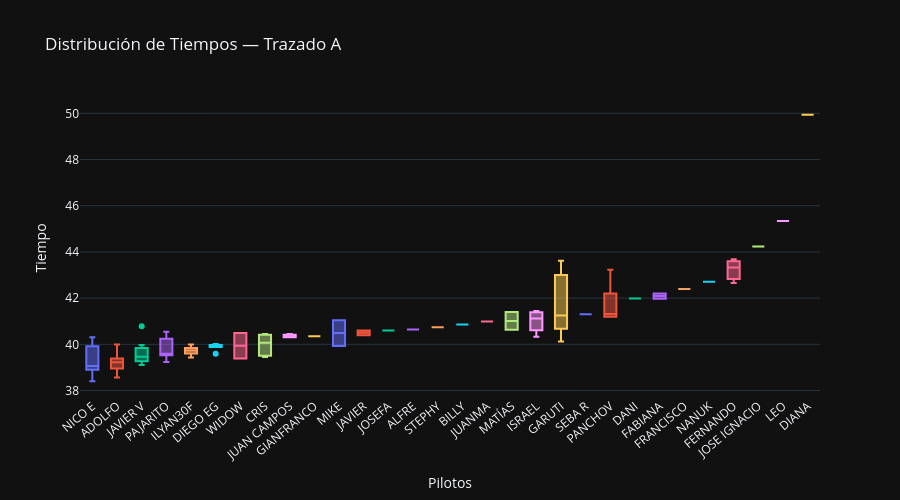

This figure's notebook cell:
### Code cell
order_by_median = (
    df_long[df_long['Trazado'] == 'A']
    .groupby('Pilotos')['Tiempo'].median()
    .sort_values().index.tolist()
)

fig3 = px.box(
    df_long[df_long['Trazado'] == 'A'],
    x='Pilotos', y='Tiempo',
    category_orders={'Pilotos': order_by_median},
    color='Pilotos',
    title='Distribución de Tiempos — Trazado A',
    points='outliers'
)
fig3.update_layout(showlegend=False, xaxis_tickangle=-40, height=500)
fig3.show()

### Figure 1 — Plotly figure (JSON) as saved in the notebook; plotly's stock layout.template omitted (floating-point values rounded to 4 significant figures)
{"data": [{"alignmentgroup": "True", "boxpoints": "outliers", "hovertemplate": "Pilotos=%{x}<br>Tiempo=%{y}<extra></extra>", "legendgroup": "NICO E", "marker": {"color": "#636efa"}, "name": "NICO E", "notched": false, "offsetgroup": "NICO E", "orientation": "v", "showlegend": true, "type": "box", "x": ["NICO E", "NICO E", "NICO E", "NICO E", "NICO E", "NICO E", "NICO E", "NICO E"], "x0": " ", "xaxis": "x", "y": [39.14, 39.53, 40.3, 40.31, 38.98, 39.0, 38.4, 38.82], "y0": " ", "yaxis": "y"}, {"alignmentgroup": "True", "boxpoints": "outliers", "hovertemplate": "Pilotos=%{x}<br>Tiempo=%{y}<extra></extra>", "legendgroup": "ADOLFO", "marker": {"color": "#EF553B"}, "name": "ADOLFO", "notched": false, "offsetgroup": "ADOLFO", "orientation": "v", "showlegend": true, "type": "box", "x": ["ADOLFO", "ADOLFO", "ADOLFO", "ADOLFO", "ADOLFO", "ADOLFO", "ADOLFO", "ADOLFO", "ADOLFO", "ADOLFO"], "x0": " ", "xaxis": "x", "y": [38.84, 39.32, 39.39, 39.99, 39.13, 39.11, 39.65, 39.33, 38.56, 38.95], "y0": " ", "yaxis": "y"}, {"alignmentgroup": "True", "boxpoints": "outliers", "hovertemplate": "Pilotos=%{x}<br>Tiempo=%{y}<extra></extra>", "legendgroup": "JAVIER V", "marker": {"color": "#00cc96"}, "name": "JAVIER V", "notched": false, "offsetgroup": "JAVIER V", "orientation": "v", "showlegend": true, "type": "box", "x": ["JAVIER V", "JAVIER V", "JAVIER V", "JAVIER V", "JAVIER V", "JAVIER V", "JAVIER V", "JAVIER V"], "x0": " ", "xaxis": "x", "y": [39.49, 39.7, 39.34, 39.11, 39.43, 39.19, 39.97, 40.79], "y0": " ", "yaxis": "y"}, {"alignmentgroup": "True", "boxpoints": "outliers", "hovertemplate": "Pilotos=%{x}<br>Tiempo=%{y}<extra></extra>", "legendgroup": "PAJARITO", "marker": {"color": "#ab63fa"}, "name": "PAJARITO", "notched": false, "offsetgroup": "PAJARITO", "orientation": "v", "showlegend": true, "type": "box", "x": ["PAJARITO", "PAJARITO", "PAJARITO", "PAJARITO", "PAJARITO", "PAJARITO", "PAJARITO", "PAJARITO"], "x0": " ", "xaxis": "x", "y": [39.52, 39.23, 40.24, 39.6, 39.58, 39.53, 40.55, 40.24], "y0": " ", "yaxis": "y"}, {"alignmentgroup": "True", "boxpoints": "outliers", "hovertemplate": "Pilotos=%{x}<br>Tiempo=%{y}<extra></extra>", "legendgroup": "ILYAN30F", "marker": {"color": "#FFA15A"}, "name": "ILYAN30F", "notched": false, "offsetgroup": "ILYAN30F", "orientation": "v", "showlegend": true, "type": "box", "x": ["ILYAN30F", "ILYAN30F", "ILYAN30F", "ILYAN30F", "ILYAN30F", "ILYAN30F"], "x0": " ", "xaxis": "x", "y": [39.43, 39.84, 39.7, 39.77, 39.99, 39.6], "y0": " ", "yaxis": "y"}, {"alignmentgroup": "True", "boxpoints": "outliers", "hovertemplate": "Pilotos=%{x}<br>Tiempo=%{y}<extra></extra>", "legendgroup": "DIEGO EG", "marker": {"color": "#19d3f3"}, "name": "DIEGO EG", "notched": false, "offsetgroup": "DIEGO EG", "orientation": "v", "showlegend": true, "type": "box", "x": ["DIEGO EG", "DIEGO EG", "DIEGO EG", "DIEGO EG", "DIEGO EG", "DIEGO EG"], "x0": " ", "xaxis": "x", "y": [39.93, 39.92, 39.59, 39.97, 40.02, 39.89], "y0": " ", "yaxis": "y"}, {"alignmentgroup": "True", "boxpoints": "outliers", "hovertemplate": "Pilotos=%{x}<br>Tiempo=%{y}<extra></extra>", "legendgroup": "WIDOW", "marker": {"color": "#FF6692"}, "name": "WIDOW", "notched": false, "offsetgroup": "WIDOW", "orientation": "v", "showlegend": true, "type": "box", "x": ["WIDOW", "WIDOW"], "x0": " ", "xaxis": "x", "y": [40.49, 39.39], "y0": " ", "yaxis": "y"}, {"alignmentgroup": "True", "boxpoints": "outliers", "hovertemplate": "Pilotos=%{x}<br>Tiempo=%{y}<extra></extra>", "legendgroup": "CRIS", "marker": {"color": "#B6E880"}, "name": "CRIS", "notched": false, "offsetgroup": "CRIS", "orientation": "v", "showlegend": true, "type": "box", "x": ["CRIS", "CRIS", "CRIS", "CRIS", "CRIS", "CRIS"], "x0": " ", "xaxis": "x", "y": [39.51, 40.42, 40.45, 40.27, 39.87, 39.45], "y0": " ", "yaxis": "y"}, {"alignmentgroup": "True", "boxpoints": "outliers", "hovertemplate": "Pilotos=%{x}<br>Tiempo=%{y}<extra></extra>", "legendgroup": "JUAN CAMPOS", "marker": {"color": "#FF97FF"}, "name": "JUAN CAMPOS", "notched": false, "offsetgroup": "JUAN CAMPOS", "orientation": "v", "showlegend": true, "type": "box", "x": ["JUAN CAMPOS", "JUAN CAMPOS", "JUAN CAMPOS"], "x0": " ", "xaxis": "x", "y": [40.31, 40.45, 40.31], "y0": " ", "yaxis": "y"}, {"alignmentgroup": "True", "boxpoints": "outliers", "hovertemplate": "Pilotos=%{x}<br>Tiempo=%{y}<extra></extra>", "legendgroup": "GIANFRANCO", "marker": {"color": "#FECB52"}, "name": "GIANFRANCO", "notched": false, "offsetgroup": "GIANFRANCO", "orientation": "v", "showlegend": true, "type": "box", "x": ["GIANFRANCO"], "x0": " ", "xaxis": "x", "y": [40.35], "y0": " ", "yaxis": "y"}, {"alignmentgroup": "True", "boxpoints": "outliers", "hovertemplate": "Pilotos=%{x}<br>Tiempo=%{y}<extra></extra>", "legendgroup": "MIKE", "marker": {"color": "#636efa"}, "name": "MIKE", "notched": false, "offsetgroup": "MIKE", "orientation": "v", "showlegend": true, "type": "box", "x": ["MIKE", "MIKE"], "x0": " ", "xaxis": "x", "y": [41.05, 39.93], "y0": " ", "yaxis": "y"}, {"alignmentgroup": "True", "boxpoints": "outliers", "hovertemplate": "Pilotos=%{x}<br>Tiempo=%{y}<extra></extra>", "legendgroup": "JAVIER", "marker": {"color": "#EF553B"}, "name": "JAVIER", "notched": false, "offsetgroup": "JAVIER", "orientation": "v", "showlegend": true, "type": "box", "x": ["JAVIER", "JAVIER"], "x0": " ", "xaxis": "x", "y": [40.6, 40.39], "y0": " ", "yaxis": "y"}, {"alignmentgroup": "True", "boxpoints": "outliers", "hovertemplate": "Pilotos=%{x}<br>Tiempo=%{y}<extra></extra>", "legendgroup": "JOSEFA", "marker": {"color": "#00cc96"}, "name": "JOSEFA", "notched": false, "offsetgroup": "JOSEFA", "orientation": "v", "showlegend": true, "type": "box", "x": ["JOSEFA"], "x0": " ", "xaxis": "x", "y": [40.6], "y0": " ", "yaxis": "y"}, {"alignmentgroup": "True", "boxpoints": "outliers", "hovertemplate": "Pilotos=%{x}<br>Tiempo=%{y}<extra></extra>", "legendgroup": "ALFRE", "marker": {"color": "#ab63fa"}, "name": "ALFRE", "notched": false, "offsetgroup": "ALFRE", "orientation": "v", "showlegend": true, "type": "box", "x": ["ALFRE"], "x0": " ", "xaxis": "x", "y": [40.64], "y0": " ", "yaxis": "y"}, {"alignmentgroup": "True", "boxpoints": "outliers", "hovertemplate": "Pilotos=%{x}<br>Tiempo=%{y}<extra></extra>", "legendgroup": "STEPHY", "marker": {"color": "#FFA15A"}, "name": "STEPHY", "notched": false, "offsetgroup": "STEPHY", "orientation": "v", "showlegend": true, "type": "box", "x": ["STEPHY"], "x0": " ", "xaxis": "x", "y": [40.74], "y0": " ", "yaxis": "y"}, {"alignmentgroup": "True", "boxpoints": "outliers", "hovertemplate": "Pilotos=%{x}<br>Tiempo=%{y}<extra></extra>", "legendgroup": "BILLY", "marker": {"color": "#19d3f3"}, "name": "BILLY", "notched": false, "offsetgroup": "BILLY", "orientation": "v", "showlegend": true, "type": "box", "x": ["BILLY"], "x0": " ", "xaxis": "x", "y": [40.86], "y0": " ", "yaxis": "y"}, {"alignmentgroup": "True", "boxpoints": "outliers", "hovertemplate": "Pilotos=%{x}<br>Tiempo=%{y}<extra></extra>", "legendgroup": "JUANMA", "marker": {"color": "#FF6692"}, "name": "JUANMA", "notched": false, "offsetgroup": "JUANMA", "orientation": "v", "showlegend": true, "type": "box", "x": ["JUANMA"], "x0": " ", "xaxis": "x", "y": [40.99], "y0": " ", "yaxis": "y"}, {"alignmentgroup": "True", "boxpoints": "outliers", "hovertemplate": "Pilotos=%{x}<br>Tiempo=%{y}<extra></extra>", "legendgroup": "MATÍAS", "marker": {"color": "#B6E880"}, "name": "MATÍAS", "notched": false, "offsetgroup": "MATÍAS", "orientation": "v", "showlegend": true, "type": "box", "x": ["MATÍAS", "MATÍAS"], "x0": " ", "xaxis": "x", "y": [41.4, 40.63], "y0": " ", "yaxis": "y"}, {"alignmentgroup": "True", "boxpoints": "outliers", "hovertemplate": "Pilotos=%{x}<br>Tiempo=%{y}<extra></extra>", "legendgroup": "ISRAEL", "marker": {"color": "#FF97FF"}, "name": "ISRAEL", "notched": false, "offsetgroup": "ISRAEL", "orientation": "v", "showlegend": true, "type": "box", "x": ["ISRAEL", "ISRAEL", "ISRAEL", "ISRAEL"], "x0": " ", "xaxis": "x", "y": [41.34, 41.44, 40.89, 40.33], "y0": " ", "yaxis": "y"}, {"alignmentgroup": "True", "boxpoints": "outliers", "hovertemplate": "Pilotos=%{x}<br>Tiempo=%{y}<extra></extra>", "legendgroup": "GARUTI", "marker": {"color": "#FECB52"}, "name": "GARUTI", "notched": false, "offsetgroup": "GARUTI", "orientation": "v", "showlegend": true, "type": "box", "x": ["GARUTI", "GARUTI", "GARUTI", "GARUTI", "GARUTI"], "x0": " ", "xaxis": "x", "y": [43.62, 42.79, 40.86, 41.25, 40.12], "y0": " ", "yaxis": "y"}, {"alignmentgroup": "True", "boxpoints": "outliers", "hovertemplate": "Pilotos=%{x}<br>Tiempo=%{y}<extra></extra>", "legendgroup": "SEBA R", "marker": {"color": "#636efa"}, "name": "SEBA R", "notched": false, "offsetgroup": "SEBA R", "orientation": "v", "showlegend": true, "type": "box", "x": ["SEBA R"], "x0": " ", "xaxis": "x", "y": [41.3], "y0": " ", "yaxis": "y"}, {"alignmentgroup": "True", "boxpoints": "outliers", "hovertemplate": "Pilotos=%{x}<br>Tiempo=%{y}<extra></extra>", "legendgroup": "PANCHOV", "marker": {"color": "#EF553B"}, "name": "PANCHOV", "notched": false, "offsetgroup": "PANCHOV", "orientation": "v", "showlegend": true, "type": "box", "x": ["PANCHOV", "PANCHOV", "PANCHOV", "PANCHOV", "PANCHOV"], "x0": " ", "xaxis": "x", "y": [41.85, 43.23, 41.19, 41.31, 41.19], "y0": " ", "yaxis": "y"}, {"alignmentgroup": "True", "boxpoints": "outliers", "hovertemplate": "Pilotos=%{x}<br>Tiempo=%{y}<extra></extra>", "legendgroup": "DANI", "marker": {"color": "#00cc96"}, "name": "DANI", "notched": false, "offsetgroup": "DANI", "orientation": "v", "showlegend": true, "type": "box", "x": ["DANI"], "x0": " ", "xaxis": "x", "y": [41.99], "y0": " ", "yaxis": "y"}, {"alignmentgroup": "True", "boxpoints": "outliers", "hovertemplate": "Pilotos=%{x}<br>Tiempo=%{y}<extra></extra>", "legendgroup": "FABIANA", "marker": {"color": "#ab63fa"}, "name": "FABIANA", "notched": false, "offsetgroup": "FABIANA", "orientation": "v", "showlegend": true, "type": "box", "x": ["FABIANA", "FABIANA"], "x0": " ", "xaxis": "x", "y": [41.98, 42.2], "y0": " ", "yaxis": "y"}, {"alignmentgroup": "True", "boxpoints": "outliers", "hovertemplate": "Pilotos=%{x}<br>Tiempo=%{y}<extra></extra>", "legendgroup": "FRANCISCO", "marker": {"color": "#FFA15A"}, "name": "FRANCISCO", "notched": false, "offsetgroup": "FRANCISCO", "orientation": "v", "showlegend": true, "type": "box", "x": ["FRANCISCO"], "x0": " ", "xaxis": "x", "y": [42.39], "y0": " ", "yaxis": "y"}, {"alignmentgroup": "True", "boxpoints": "outliers", "hovertemplate": "Pilotos=%{x}<br>Tiempo=%{y}<extra></extra>", "legendgroup": "NANUK", "marker": {"color": "#19d3f3"}, "name": "NANUK", "notched": false, "offsetgroup": "NANUK", "orientation": "v", "showlegend": true, "type": "box", "x": ["NANUK"], "x0": " ", "xaxis": "x", "y": [42.71], "y0": " ", "yaxis": "y"}, {"alignmentgroup": "True", "boxpoints": "outliers", "hovertemplate": "Pilotos=%{x}<br>Tiempo=%{y}<extra></extra>", "legendgroup": "FERNANDO", "marker": {"color": "#FF6692"}, "name": "FERNANDO", "notched": false, "offsetgroup": "FERNANDO", "orientation": "v", "showlegend": true, "type": "box", "x": ["FERNANDO", "FERNANDO", "FERNANDO"], "x0": " ", "xaxis": "x", "y": [43.33, 43.69, 42.66], "y0": " ", "yaxis": "y"}, {"alignmentgroup": "True", "boxpoints": "outliers", "hovertemplate": "Pilotos=%{x}<br>Tiempo=%{y}<extra></extra>", "legendgroup": "JOSE IGNACIO", "marker": {"color": "#B6E880"}, "name": "JOSE IGNACIO", "notched": false, "offsetgroup": "JOSE IGNACIO", "orientation": "v", "showlegend": true, "type": "box", "x": ["JOSE IGNACIO"], "x0": " ", "xaxis": "x", "y": [44.23], "y0": " ", "yaxis": "y"}, {"alignmentgroup": "True", "boxpoints": "outliers", "hovertemplate": "Pilotos=%{x}<br>Tiempo=%{y}<extra></extra>", "legendgroup": "LEO", "marker": {"color": "#FF97FF"}, "name": "LEO", "notched": false, "offsetgroup": "LEO", "orientation": "v", "showlegend": true, "type": "box", "x": ["LEO"], "x0": " ", "xaxis": "x", "y": [45.34], "y0": " ", "yaxis": "y"}, {"alignmentgroup": "True", "boxpoints": "outliers", "hovertemplate": "Pilotos=%{x}<br>Tiempo=%{y}<extra></extra>", "legendgroup": "DIANA", "marker": {"color": "#FECB52"}, "name": "DIANA", "notched": false, "offsetgroup": "DIANA", "orientation": "v", "showlegend": true, "type": "box", "x": ["DIANA"], "x0": " ", "xaxis": "x", "y": [49.94], "y0": " ", "yaxis": "y"}], "layout": {"boxmode": "overlay", "height": 500, "legend": {"title": {"text": "Pilotos"}, "tracegroupgap": 0}, "showlegend": false, "title": {"text": "Distribución de Tiempos — Trazado A"}, "xaxis": {"anchor": "y", "categoryarray": ["NICO E", "ADOLFO", "JAVIER V", "PAJARITO", "ILYAN30F", "DIEGO EG", "WIDOW", "CRIS", "JUAN CAMPOS", "GIANFRANCO", "MIKE", "JAVIER", "JOSEFA", "ALFRE", "STEPHY", "BILLY", "JUANMA", "MATÍAS", "ISRAEL", "GARUTI", "SEBA R", "PANCHOV", "DANI", "FABIANA", "FRANCISCO", "NANUK", "FERNANDO", "JOSE IGNACIO", "LEO", "DIANA"], "categoryorder": "array", "domain": [0, 1], "tickangle": -40, "title": {"text": "Pilotos"}}, "yaxis": {"anchor": "x", "domain": [0, 1], "title": {"text": "Tiempo"}}}}
